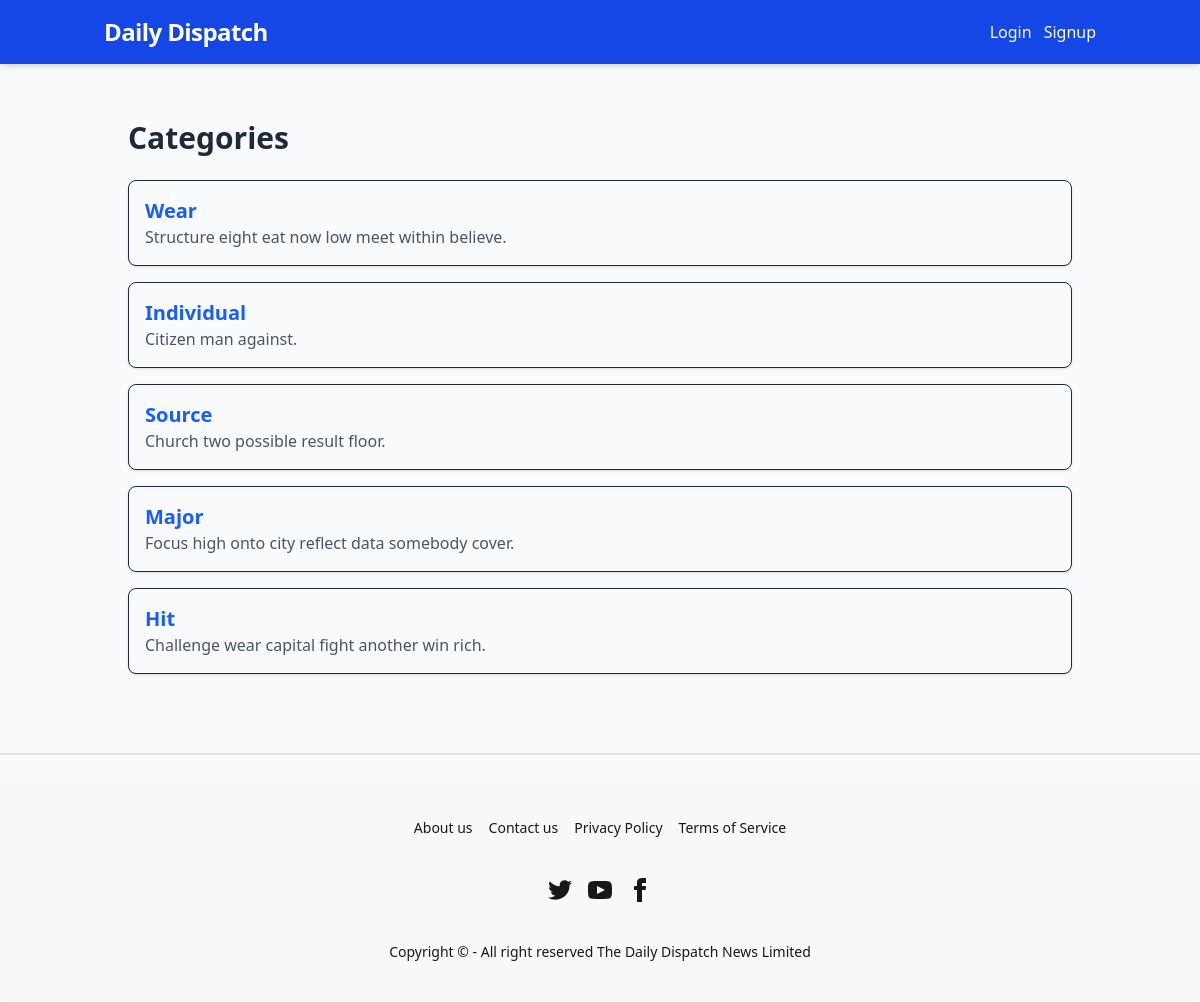
Page /categories/ on the committed database.
### news/models.py (models this page shows, shortened)
class Category(models.Model):
    name = models.CharField(max_length=100, unique=True)
    description = models.TextField(blank=True, null=True)

### news/views.py (the view)
# urls.py: path("categories/", category_list, name="category_list"),
def category_list(request):
    categories = Category.objects.all()
    return render(request, "categories/category_list.html", {"categories": categories})

### users/context_processors.py (called while the page is built)
def user_roles(request):
    if request.user.is_authenticated:
        return {
            "is_admin_user": is_admin(request.user),
            "is_editor_user": is_editor(request.user),
            "is_reporter_user": is_reporter(request.user),
        }
    return {
        "is_admin_user": False,
        "is_editor_user": False,
        "is_reporter_user": False,
    }

### templates/categories/category_list.html (shortened to what this page needs)
{% extends "base.html" %}
{% block content %}
<div class="container mx-auto p-6">
    <h1 class="text-3xl font-bold mb-6">Categories</h1>
    <ul class="space-y-4">
        {% for category in categories %}
            <li class="border p-4 rounded-lg shadow hover:bg-gray-50">
                <a href="{% url 'news:category_detail' category.pk %}" class="text-xl font-semibold text-blue-600 hover:underline">
                    {{ category.name }}
                </a>
                <p class="text-gray-600">{{ category.description|default:"No description." }}</p>
            </li>
        {% empty %}
            <p>No categories available.</p>
        {% endfor %}
    </ul>
</div>
{% endblock %}

### rows in the picture
Category: name "Wear", description "Structure eight eat now low meet within believe."
Category: name "Individual", description "Citizen man against."
Category: name "Source", description "Church two possible result floor."
Category: name "Major", description "Focus high onto city reflect data somebody cover."
Category: name "Hit", description "Challenge wear capital fight another win rich."
